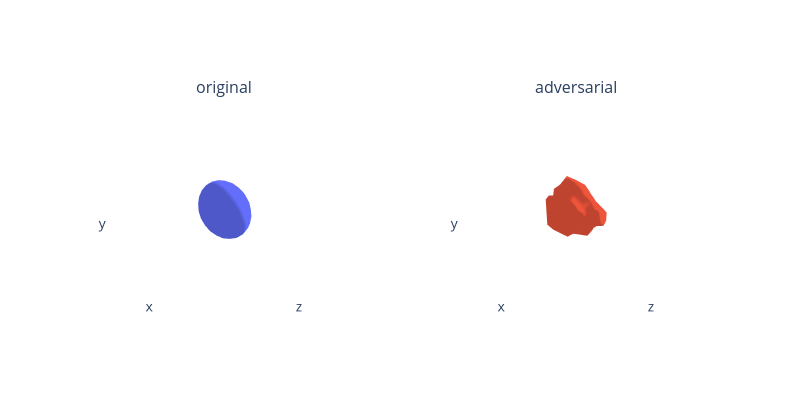

The cell this chart's notebook holds for it:
### Code cell
fig = plot_scene({
                    "original": {
                        "mesh_1": universal_adv_patch_car.get_basic_meshes()
                    },
                    "adversarial": {
                        "mesh_1": universal_adv_patch_car.get_deformed_meshes()
                    },
                }, ncols=2)
fig.update_layout(height=400, width=800)
fig.show()

### Figure 1 — Plotly figure (JSON) as saved in the notebook; plotly's stock layout.template omitted (floating-point values rounded to 4 significant figures; data arrays with more than 128 entries replaced by an {"elided": "..."} marker saying what was removed)
{"data": [{"i": {"elided": "320 int values"}, "j": {"elided": "320 int values"}, "k": {"elided": "320 int values"}, "lighting": {"ambient": 0.8, "diffuse": 1, "facenormalsepsilon": 1e-06, "fresnel": 0, "roughness": 0.5, "specular": 0, "vertexnormalsepsilon": 1e-12}, "name": "mesh_1", "scene": "scene", "type": "mesh3d", "x": {"elided": "162 float values"}, "y": {"elided": "162 float values"}, "z": {"elided": "162 float values"}}, {"i": {"elided": "320 int values"}, "j": {"elided": "320 int values"}, "k": {"elided": "320 int values"}, "lighting": {"ambient": 0.8, "diffuse": 1, "facenormalsepsilon": 1e-06, "fresnel": 0, "roughness": 0.5, "specular": 0, "vertexnormalsepsilon": 1e-12}, "name": "mesh_1", "scene": "scene2", "type": "mesh3d", "x": {"elided": "162 float values"}, "y": {"elided": "162 float values"}, "z": {"elided": "162 float values"}}], "layout": {"annotations": [{"font": {"size": 16}, "showarrow": false, "text": "original", "x": 0.225, "xanchor": "center", "xref": "paper", "y": 1, "yanchor": "bottom", "yref": "paper"}, {"font": {"size": 16}, "showarrow": false, "text": "adversarial", "x": 0.775, "xanchor": "center", "xref": "paper", "y": 1, "yanchor": "bottom", "yref": "paper"}], "height": 400, "scene": {"aspectmode": "cube", "camera": {"up": {"x": 0, "y": 1, "z": 0}}, "domain": {"x": [0, 0.45], "y": [0, 1]}, "xaxis": {"backgroundcolor": "#fff", "range": [-1.4, 1.4], "showaxeslabels": false, "showgrid": false, "showline": false, "showticklabels": false, "ticks": "", "zeroline": false}, "yaxis": {"backgroundcolor": "#fff", "range": [-1.4, 1.4], "showaxeslabels": false, "showgrid": false, "showline": false, "showticklabels": false, "ticks": "", "zeroline": false}, "zaxis": {"backgroundcolor": "#fff", "range": [-1.4, 1.4], "showaxeslabels": false, "showgrid": false, "showline": false, "showticklabels": false, "ticks": "", "zeroline": false}}, "scene2": {"aspectmode": "cube", "camera": {"up": {"x": 0, "y": 1, "z": 0}}, "domain": {"x": [0.55, 1], "y": [0, 1]}, "xaxis": {"backgroundcolor": "#fff", "range": [-1.43, 1.37], "showaxeslabels": false, "showgrid": false, "showline": false, "showticklabels": false, "ticks": "", "zeroline": false}, "yaxis": {"backgroundcolor": "#fff", "range": [-1.395, 1.405], "showaxeslabels": false, "showgrid": false, "showline": false, "showticklabels": false, "ticks": "", "zeroline": false}, "zaxis": {"backgroundcolor": "#fff", "range": [-1.4, 1.4], "showaxeslabels": false, "showgrid": false, "showline": false, "showticklabels": false, "ticks": "", "zeroline": false}}, "width": 800}}
